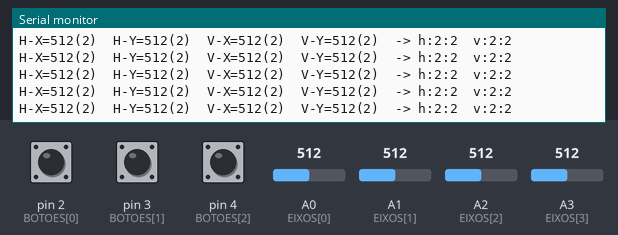
A sketch run on a simulated Arduino Uno, built with avr-gcc and run on an emulated ATmega328P. On the bench: the last lines printed to the serial monitor. The inputs (shaded band) are chosen by the test bench; at power-on: A0 (EIXOS[0]) = 512, A2 (EIXOS[2]) = 512, pin 2 (BOTOES[0]) HIGH, pin 3 (BOTOES[1]) HIGH, pin 4 (BOTOES[2]) HIGH, A1 (EIXOS[1]) = 512, A3 (EIXOS[3]) = 512.

Above: at 2.9 s.
3.0 s: A0 (EIXOS[0]) set to 106
At 3.26 s:
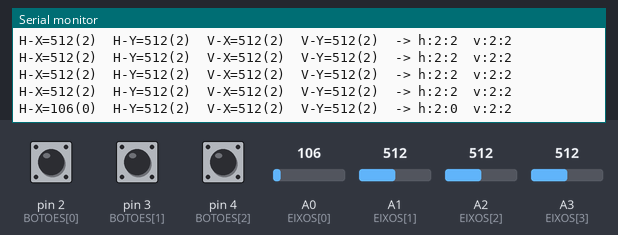
6.0 s: A0 (EIXOS[0]) set to 88
At 6.09 s:
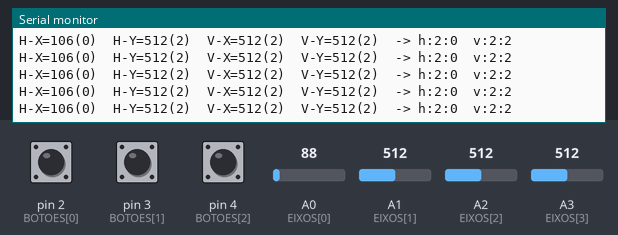
13.7 s: A2 (EIXOS[2]) set to 109
At 13.77 s:
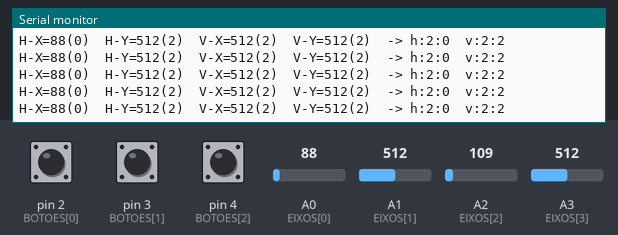
16.7 s: A2 (EIXOS[2]) set to 93
At 16.8 s:
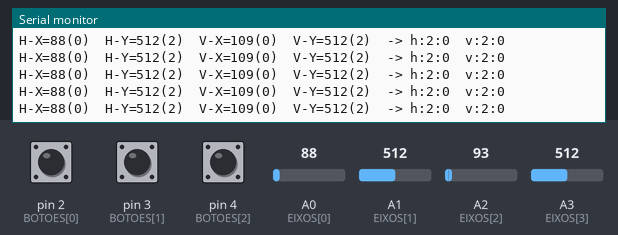
Timing chart, 0 to 19.7 s (numbered marks = the images above; inputs shaded):
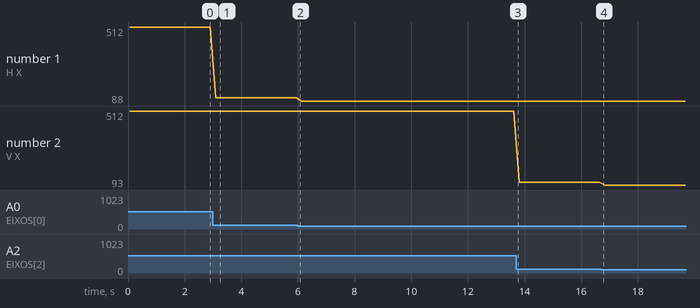

The sketch:

teste_controles.ino
```cpp
// Broken Grid — teste dos potenciômetros e botões (antes de fechar a caixa)
//
// Imprime no Monitor Serial (9600 baud), 5 vezes por segundo, a leitura de cada eixo
// (0 a 1023), a faixa em que ela cai e o palito para onde cada controle aponta — a mesma
// divisão em faixas do modo posição de hardware/broken_grid_periferico — além dos botões
// apertados.
//
// Use para conferir o sentido de cada potenciômetro: girar no sentido de "direita" deve
// aumentar a coluna, e no sentido de "baixo" deve aumentar a linha. Se algum eixo andar ao
// contrário, ponha true na posição dele em INVERTER (aqui e no firmware periférico, na
// mesma ordem H-X, H-Y, V-X, V-Y).
//
// Ligação (Arduino Uno): controle H  X->A0  Y->A1   controle V  X->A2  Y->A3
//   cada potenciômetro: pontas no 5V e no GND, perna do meio no pino analógico
//   REMOVER D2, VOLTAR D3, SOLUCAO D4 — o outro terminal de cada botão no GND.

const uint8_t N = 4;
const uint8_t EIXOS[4] = {A0, A1, A2, A3};
const char *NOMES[4] = {"H-X", "H-Y", "V-X", "V-Y"};
const bool INVERTER[4] = {false, false, false, false};   // copie do firmware periférico
// controle H: X escolhe a coluna (0..3), Y a linha (0..4); controle V: X a coluna (0..4), Y a linha (0..3)
const uint8_t FAIXAS[4] = {N, N + 1, N + 1, N};
const uint8_t BOTOES[3] = {2, 3, 4};
const char *NOMES_BOTAO[3] = {"REMOVER", "VOLTAR", "SOLUCAO"};

int lerEixo(uint8_t e) {
  int v = analogRead(EIXOS[e]);
  return INVERTER[e] ? 1023 - v : v;
}

// mesma conta do firmware periférico, sem a histerese
uint8_t faixaDe(int valor, uint8_t faixas) {
  uint8_t f = (int32_t)valor * faixas / 1024;
  return f >= faixas ? faixas - 1 : f;
}

void setup() {
  Serial.begin(9600);
  for (uint8_t i = 0; i < 3; i++) pinMode(BOTOES[i], INPUT_PULLUP);
  Serial.println(F("TESTE_CONTROLES pronto: gire os potenciometros e aperte os botoes"));
}

void loop() {
  uint8_t faixa[4];
  for (uint8_t e = 0; e < 4; e++) {
    int v = lerEixo(e);
    faixa[e] = faixaDe(v, FAIXAS[e]);
    Serial.print(NOMES[e]); Serial.print('='); Serial.print(v);
    Serial.print('('); Serial.print(faixa[e]); Serial.print(F(")  "));
  }
  // palito apontado: h:linha:coluna e v:linha:coluna
  Serial.print(F("-> h:")); Serial.print(faixa[1]); Serial.print(':'); Serial.print(faixa[0]);
  Serial.print(F("  v:")); Serial.print(faixa[3]); Serial.print(':'); Serial.print(faixa[2]);
  Serial.print(F("  "));
  for (uint8_t i = 0; i < 3; i++) {
    if (digitalRead(BOTOES[i]) == LOW) { Serial.print(NOMES_BOTAO[i]); Serial.print(' '); }
  }
  Serial.println();
  delay(200);
}
```

Measured:
- after the input at 3.0 s, the serial monitor: prints a new line after 0.10 s (image 1)
- plotted number 1: 512 → 106 after the input at 3.0 s, 106 → 88 after the input at 6.0 s
- plotted number 2: 512 → 109 after the input at 13.7 s, 109 → 93 after the input at 16.7 s
